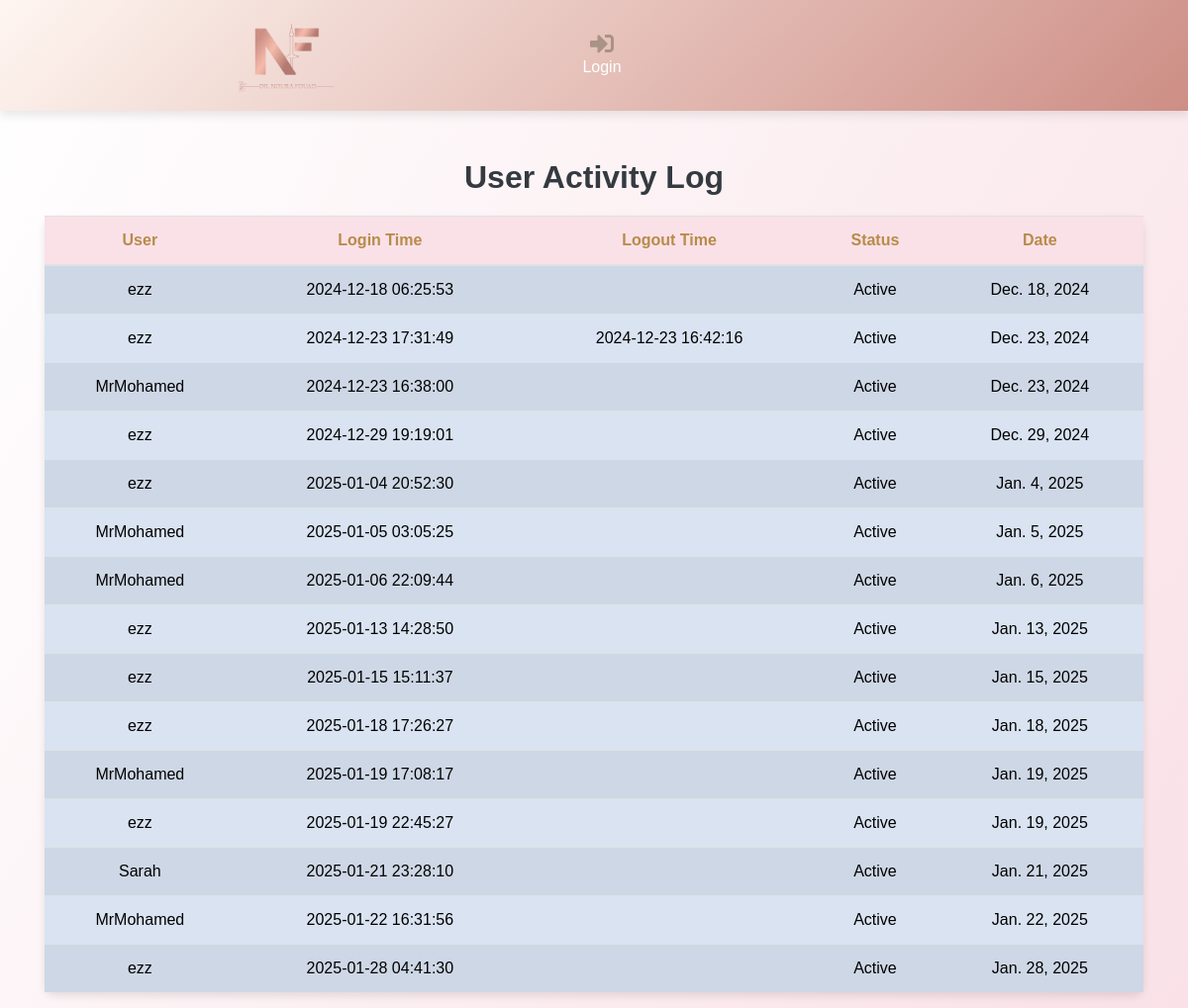
The page /user-activity/ on the database as committed earlier.
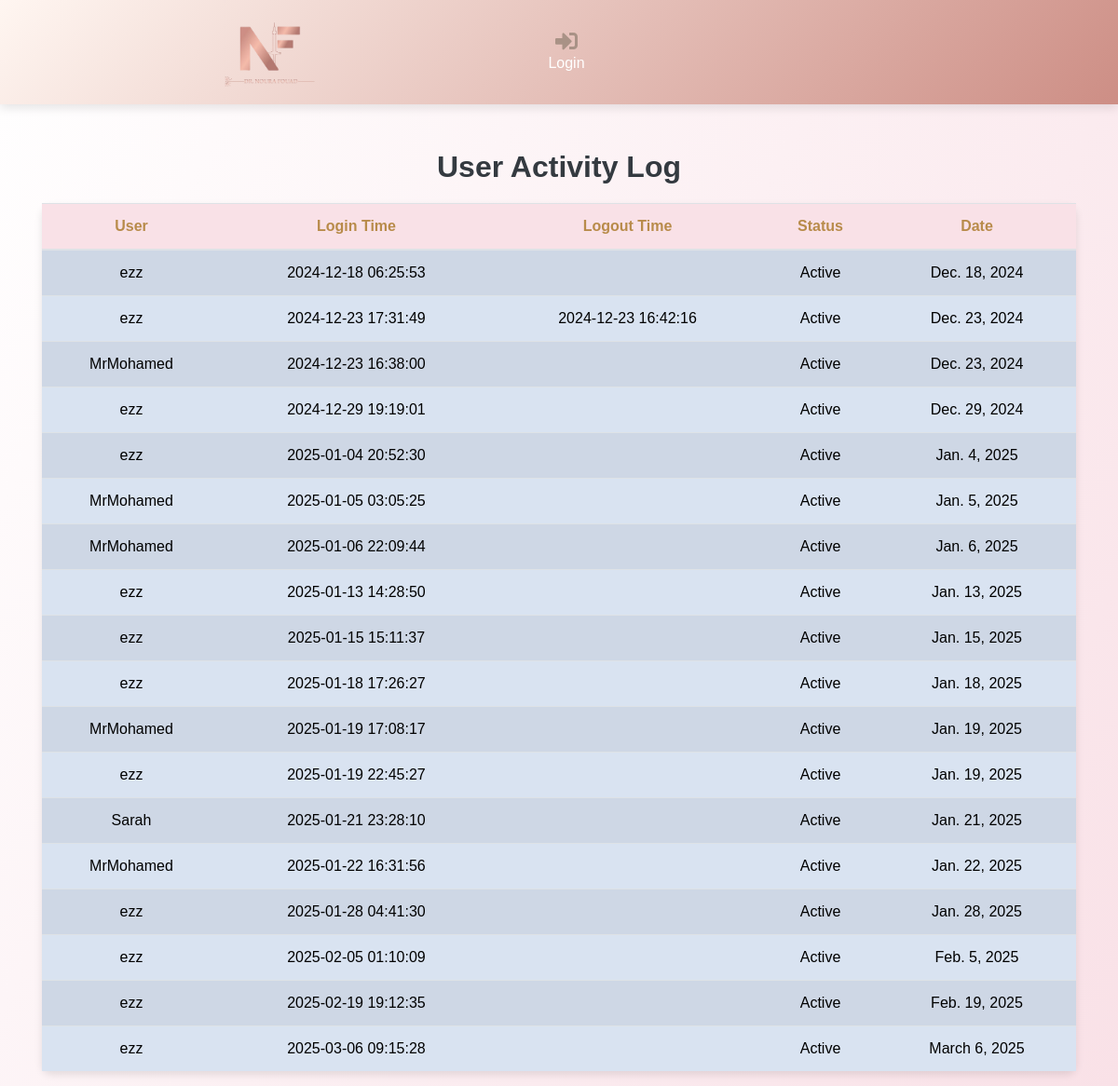
The same page on the database as committed later.
### webapp/models.py (models this page shows, shortened)
class UserActivity(models.Model):
    user = models.ForeignKey(User, on_delete=models.CASCADE)
    login_time = models.DateTimeField(null=True, blank=True)
    logout_time = models.DateTimeField(null=True, blank=True)
    is_active = models.BooleanField(default=False)  # حالة المستخدم (نشط/غير نشط)
    date = models.DateField(auto_now_add=True)  # تاريخ اليوم

### webapp/views.py (the view)
# urls.py: path('user-activity/', views.user_activity_view, name='user_activity'),
def user_activity_view(request):
    activities = UserActivity.objects.all()  # جلب جميع سجلات النشاط
    return render(request, 'web/user_activity.html', {'activities': activities})

### templates/web/user_activity.html (shortened to what this page needs)
{%extends 'base.html'%}
{%block content%}
<!DOCTYPE html>
<html lang="en">
<head>
    <link rel="stylesheet" href="https://stackpath.bootstrapcdn.com/bootstrap/4.5.2/css/bootstrap.min.css">
</head>
<body>
    <div class="container mt-5">
        <h2>User Activity Log</h2>
        <table class="table table-striped">
            <thead>
                <tr>
                    <th>User</th>
                    <th>Login Time</th>
                    <th>Logout Time</th>
                    <th>Status</th>
                    <th>Date</th>
                </tr>
            </thead>
            <tbody>
                {% if activities %}
                    {% for activity in activities %}
                    <tr>
                        <td data-label="User">{{ activity.user.username }}</td>
                        <td data-label="Login Time">{{ activity.login_time|date:"Y-m-d H:i:s" }}</td>
                        <td data-label="Logout Time">{{ activity.logout_time|date:"Y-m-d H:i:s" }}</td>
                        <td data-label="Status">{{ activity.is_active|yesno:"Active,Inactive" }}</td>
                        <td data-label="Date">{{ activity.date }}</td>
                    </tr>
                    {% endfor %}
                {% else %}
                    <tr>
                        <td colspan="5" class="no-activity">No user activities found.</td>
                    </tr>
                {% endif %}
            </tbody>
        </table>
    </div>
</body>
</html>
{%endblock%}

### templates/base.html (shortened to what this page needs)
{%load static %}
<!DOCTYPE html>
<html>
    <head>
        <link rel="stylesheet" href="https://bootswatch.com/5/morph/bootstrap.min.css">
    </head>
    <body>
        {% include 'parts/navbar.html' %}
         {%block content%}
         {%endblock%}
    </body>
</html>

### templates/parts/navbar.html (shortened to what this page needs)
<!DOCTYPE html>
<html lang="en">
{% load static %}
<head>
    <link rel="stylesheet" href="https://stackpath.bootstrapcdn.com/bootstrap/4.5.2/css/bootstrap.min.css">
    <link rel="stylesheet" href="https://cdnjs.cloudflare.com/ajax/libs/font-awesome/5.15.4/css/all.min.css">
</head>
<body>
    <nav class="navbar navbar-expand-lg">
        <a class="navbar-brand" href="{% url 'home' %}">
            <img src="{% static 'images/logo.png' %}" alt="Logo">
        </a>
        <div class="collapse navbar-collapse" id="navbarNav">
            <ul class="navbar-nav">
                {% if user.is_authenticated %}
                <li class="nav-item">
                    <a class="nav-link" href="{% url 'dashboard' %}"><i class="fas fa-tachometer-alt"></i> Dashboard</a>
                </li>
                <li class="nav-item">
                    <a class="nav-link" href="{% url 'patients' %}"><i class="fas fa-user-injured"></i> Patients</a>
                </li>
                <li class="nav-item">
                    <a class="nav-link" href="{% url 'Appointments' %}"><i class="fas fa-calendar-check"></i> Appointments</a>
                </li>
                <li class="nav-item">
                    <a class="nav-link" href="{% url 'payment_list' %}"><i class="fas fa-file-invoice-dollar"></i> Billing</a>
                </li>
                <li class="nav-item">
                    <a class="nav-link" href="{% url 'invoice_list' %}"><i class="fas fa-file-invoice"></i> Invoice</a>
                </li>
                <li class="nav-item">
                    <a class="nav-link" href="{% url 'companies' %}"><i class="fas fa-building"></i> Companies</a>
                </li>
                <li class="nav-item">
                    <a class="nav-link" href="{% url 'inventory' %}"><i class="fas fa-boxes"></i> Inventory</a>
                </li>
                <li class="nav-item">
                    <a class="nav-link" href="{% url 'statistics' %}"><i class="fas fa-chart-line"></i> Statistics</a>
                </li>
                <li class="nav-item">
                    <a class="nav-link" href="{% url 'user_activity' %}"><i class="fas fa-user-md"></i> Staff</a>
                </li>
                <li class="nav-item">
                    <a href="{% url 'logout' %}" class="nav-link logout"><i class="fas fa-sign-out-alt"></i> Logout</a>
                </li>
                {% else %}
                <li class="nav-item">
                    <a class="nav-link" href="{% url 'login' %}"><i class="fas fa-sign-in-alt"></i> Login</a>
                </li>
                {% endif %}
            </ul>
        </div>
    </nav>
</body>
</html>

### templates/parts/navbar.html (style rules this page uses)
* { box-sizing: border-box; margin: 0; padding: 0; font-family: 'Arial', sans-serif; }
.navbar { background: linear-gradient(135deg, #fff6f1, #cd8e85); box-shadow: 0 4px 10px rgba(0, 0, 0, 0.1); padding: 15px 20px; transition: background 0.3s ease; }
.navbar-brand { font-size: 1.7rem; font-weight: bold; color: #fff; letter-spacing: 1px; text-transform: uppercase; flex: 1; text-align: center; animation: fadeIn 1s ease; }
.navbar-brand img { max-width: 100px; height: auto; transition: transform 0.3s ease; }
.navbar-nav { text-align: center; flex: 1; }
.navbar-nav .nav-item { position: relative; }
.navbar-nav .nav-item .nav-link { color: #ffffff; font-weight: 500; padding: 8px; transition: all 0.3s ease; border: none; background: none; border-radius: 0; box-shadow: none; display: flex; flex-direction: column; align-items: center; }
.navbar-nav .nav-item .nav-link i { font-size: 1.5rem; color: #A99286; transition: color 0.3s ease, transform 0.3s ease; }

### templates/web/user_activity.html (style rules this page uses)
body { background: linear-gradient(120deg, #ffffff, #f9e1e7); font-family: 'Arial', sans-serif; }
h2 { color: #343a40; text-align: center; margin-bottom: 20px; font-weight: bold; }
.table { background-color: white; border-radius: 10px; box-shadow: 0 4px 8px rgba(0, 0, 0, 0.1); }
.table thead th { background-color: #f9e1e7; color: #b88b4a; text-align: center; }
.table tbody tr { transition: transform 0.2s ease; }
.table tbody td { vertical-align: middle; text-align: center; }

Rows that differ between the two databases and show on the page:
added UserActivity: user.username "ezz", login_time "2025-02-05 01:10:09", is_active "Active", date "Feb. 5, 2025"
added UserActivity: user.username "ezz", login_time "2025-02-19 19:12:35", is_active "Active", date "Feb. 19, 2025"
added UserActivity: user.username "ezz", login_time "2025-03-06 09:15:28", is_active "Active", date "March 6, 2025"
